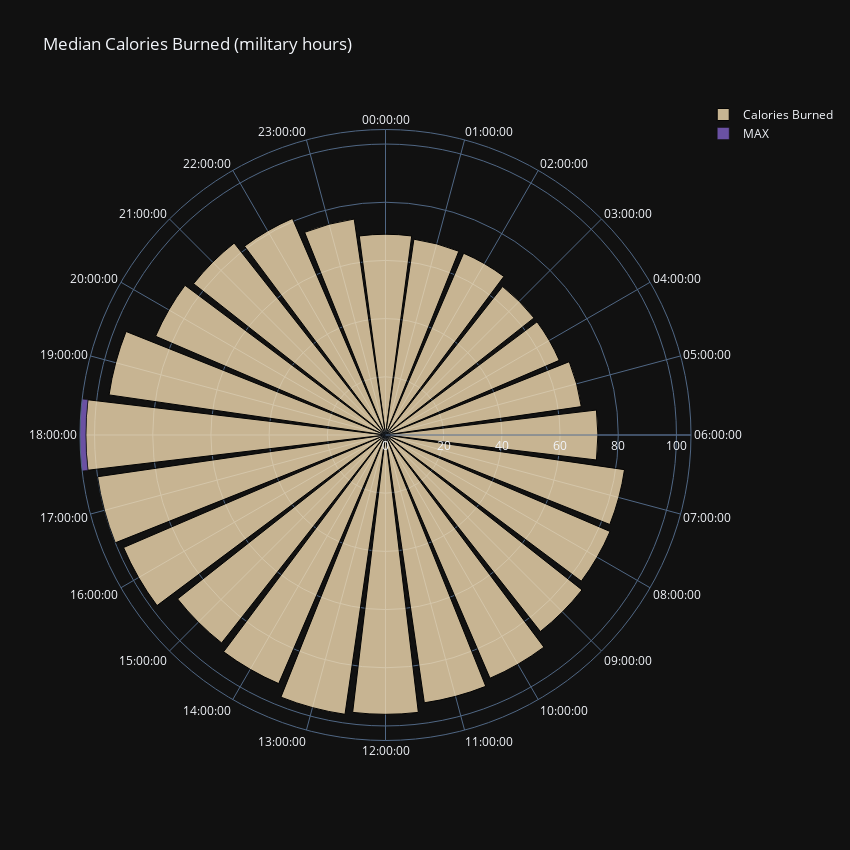

Notebook code for this chart:
### Code cell
import plotly.graph_objects as go

fig = go.Figure(go.Barpolar(
    r = d_m3.Calories,
    theta = d_m3.ActivityHour,
    width=[1],
    marker_color= 'wheat',
    marker_line_color="black",
    marker_line_width=1,
    opacity=0.8,
    hoverinfo='''r,theta''',
    name='Calories Burned',
))

fig.add_trace(go.Barpolar(
    r= d_m3[d_m3['Calories'] == d_m3['Calories'].max()]['Calories'],
    name='MAX', 
    theta = d_m3[d_m3['Calories'] == d_m3['Calories'].max()]['ActivityHour'],
    marker_color='rgb(106,81,163)',
))

fig.update_layout(
    template='plotly_dark',
    polar = 
    dict(
        radialaxis = dict(range=[0, max(d_m3['Calories'] + 2)], showticklabels=True, ticks=''),
        angularaxis = dict(showticklabels=True, ticks='',  rotation=90, direction="clockwise"),
    ),
    autosize=False,
    width=850,
    height=850,
    title = 'Median Calories Burned (military hours)'
)


fig.show()

### Figure 1 — Plotly figure (JSON) as saved in the notebook; plotly's stock layout.template omitted (floating-point values rounded to 4 significant figures)
{"data": [{"hoverinfo": "r+theta", "marker": {"color": "wheat", "line": {"color": "black", "width": 1}}, "name": "Calories Burned", "opacity": 0.8, "r": [69, 68, 68, 65, 65, 68, 73, 83, 84, 86, 91, 93, 96, 97, 93, 91, 98, 100, 103, 96, 86, 84, 81, 75], "theta": ["00:00:00", "01:00:00", "02:00:00", "03:00:00", "04:00:00", "05:00:00", "06:00:00", "07:00:00", "08:00:00", "09:00:00", "10:00:00", "11:00:00", "12:00:00", "13:00:00", "14:00:00", "15:00:00", "16:00:00", "17:00:00", "18:00:00", "19:00:00", "20:00:00", "21:00:00", "22:00:00", "23:00:00"], "type": "barpolar", "width": [1]}, {"marker": {"color": "rgb(106,81,163)"}, "name": "MAX", "r": [103], "theta": ["18:00:00"], "type": "barpolar"}], "layout": {"autosize": false, "height": 850, "polar": {"angularaxis": {"direction": "clockwise", "rotation": 90, "showticklabels": true, "ticks": ""}, "radialaxis": {"range": [0, 105], "showticklabels": true, "ticks": ""}}, "title": {"text": "Median Calories Burned (military hours)"}, "width": 850}}
